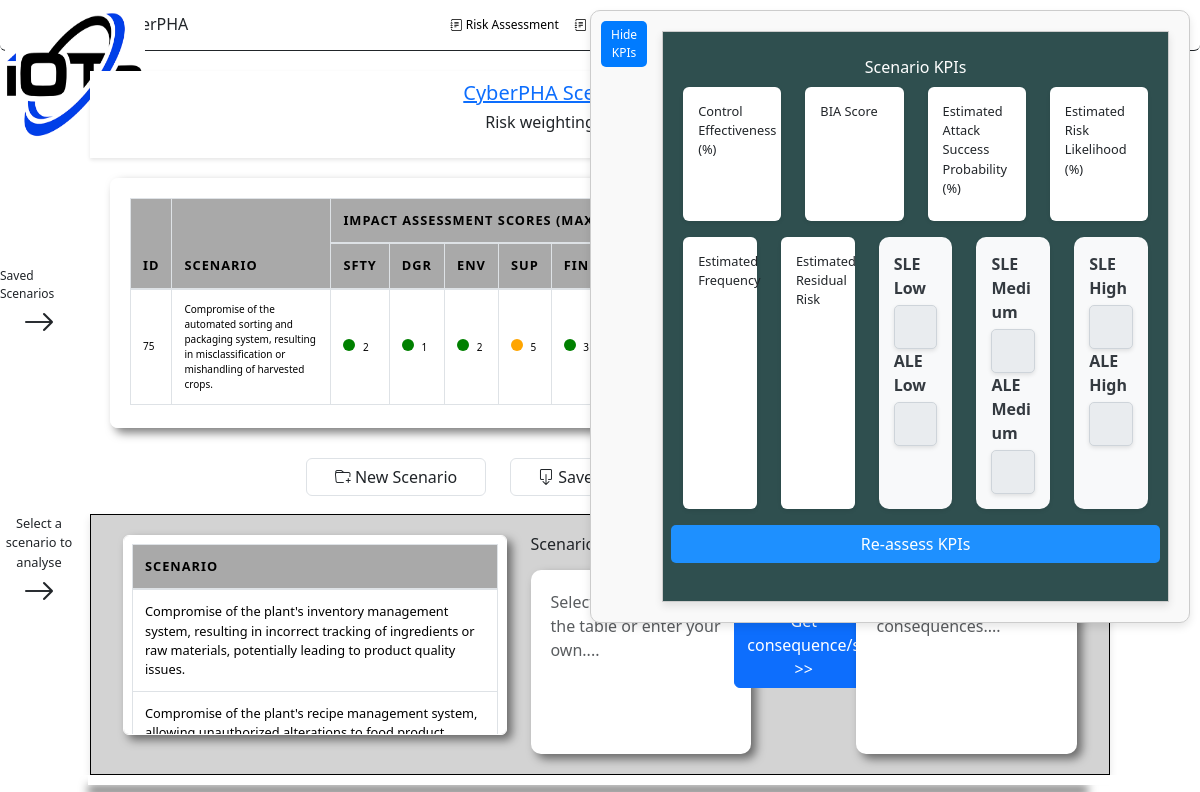
Before: /OTRisk/assess_cyberpha/ (signed in, upper part) with the older database file.
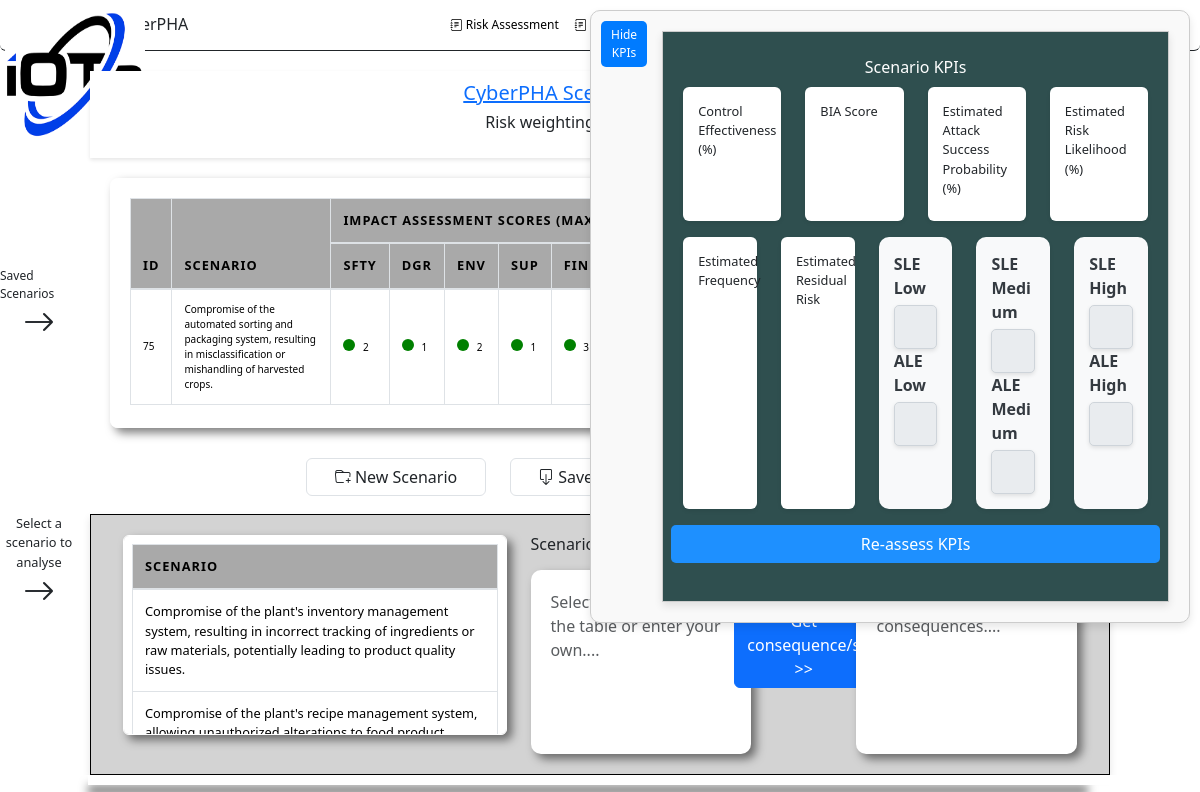
After: the same page with the newer database file.
### OTRisk/models/Model_CyberPHA.py (models this page shows, shortened)
class tblCyberPHAScenario(models.Model):
    ID = models.AutoField(primary_key=True)
    CyberPHA = models.ForeignKey(tblCyberPHAHeader, on_delete=models.CASCADE, db_column='CyberPHA')
    Scenario = models.CharField(max_length=255)
    ThreatClass = models.CharField(max_length=100)
    ThreatAgent = models.CharField(max_length=100)
    ThreatAction = models.CharField(max_length=100)
    Countermeasures = models.CharField(max_length=500)
    RiskCategory = models.CharField(max_length=100)
    Consequence = models.CharField(max_length=1000)
    impactSafety = models.IntegerField()
    impactDanger = models.IntegerField()
    impactProduction = models.IntegerField()
    impactFinance = models.IntegerField()
    impactReputation = models.IntegerField()
    impactEnvironment = models.IntegerField()
    impactRegulation = models.IntegerField()
    impactData = models.IntegerField()
    impactSupply = models.IntegerField()
    UEL = models.IntegerField()
    uel_threat = models.IntegerField()
    uel_vuln = models.IntegerField()
    uel_exposure = models.IntegerField()
    RRU = models.IntegerField()
    SM = models.IntegerField()
    MEL = models.IntegerField()
    RRM = models.IntegerField()
    SA = models.IntegerField()
    MELA = models.IntegerField()
    RRa = models.TextField()
    sl = models.IntegerField()
    recommendations = models.CharField(max_length=1000)
    Deleted = models.IntegerField()
    timestamp = models.DateTimeField()
    aro = models.IntegerField()
    sle = models.IntegerField()
    ale = models.IntegerField()
    countermeasureCosts = models.IntegerField()
    control_recommendations = models.TextField()
    justifySafety = models.TextField()
    justifyLife = models.TextField()
    justifyProduction = models.TextField()
    justifyFinancial = models.TextField()
    justifyReputation = models.TextField()
    justifyEnvironment = models.TextField()
    env_contaminant = models.TextField(null=True)
    env_ecosystem = models.TextField(null=True)
    env_contamination = models.TextField(null=True)
    env_population = models.TextField(null=True)
    env_wildlife = models.TextField(null=True)
    justifyRegulation = models.TextField()
    justifyData = models.TextField()
    justifySupply = models.TextField()
    userID = models.ForeignKey(User, on_delete=models.CASCADE, db_column='userID')
    standards = models.TextField()
    outage = models.TextField()
    outageDuration = models.IntegerField()
    outageCost = models.IntegerField()
    probability = models.TextField()
    likelihood = models.IntegerField()
    sle_low = models.IntegerField()
    sle_high = models.IntegerField()
    risk_register = models.BooleanField(default=False)
    safety_hazard = models.TextField()
    sis_outage = models.BooleanField(default=False)
    sis_compromise = models.BooleanField(default=False)
    risk_owner = models.TextField()
    RISK_PRIORITIES = [
        ('Low', 'Low'),
        ('Medium', 'Medium'),
        ('High', 'High'),
        ('Critical', 'Critical'),
    ]
    risk_priority = models.CharField(max_length=50, choices=RISK_PRIORITIES)
    RISK_RESPONSES = [
        ('Manage', 'Manage'),
        ('Mitigate', 'Mitigate'),
        ('Transfer', 'Transfer'),
        ('Accept', 'Accept')
    ]
    risk_response = models.CharField(max_length=50, choices=RISK_RESPONSES)
    RISK_STATUSES = [
        ('Open', 'Open'),
        ('Closed', 'Closed')
    ]
    risk_status = models.CharField(max_length=50, choices=RISK_STATUSES)
    risk_open_date = models.DateField()
    risk_close_date = models.DateField()
    control_effectiveness = models.IntegerField()
    frequency = models.DecimalField(max_digits=4, decimal_places=1)
    sl_a = models.PositiveSmallIntegerField(choices=SECURITY_LEVELS, default=0)
    dangerScope = models.TextField()
    ai_bia_score = models.IntegerField()
    ale_low = models.IntegerField()
    ale_high = models.IntegerField()
    ale_median = models.IntegerField()
    class Meta:
        db_table = 'tblCyberPHAScenario'

### OTRisk/views.py (the view)
# urls.py: path('assess_cyberpha/', views.assess_cyberpha, name='assess_cyberpha'),
@login_required()
def assess_cyberpha(request, cyberPHAID=None):
    if cyberPHAID:
        active_cyberpha = cyberPHAID
    else:
        active_cyberpha = request.GET.get('active_cyberpha', None)
        if active_cyberpha is None:
            active_cyberpha = request.session.get('cyberPHAID', 0)
    organization_id = request.session['user_organization']
    try:
        pha_record = tblCyberPHAHeader.objects.get(ID=active_cyberpha)
    except tblCyberPHAHeader.DoesNotExist:
        request.session.flush()
        return redirect('OTRisk:logout')
    if active_cyberpha is None:
        active_cyberpha = request.session.get('cyberPHAID', 0)
    try:
        record_owner_organization = UserProfile.objects.get(user=pha_record.UserID).organization_id
        user_organization = UserProfile.objects.get(user=request.user).organization_id
        if user_organization != record_owner_organization:
            request.session.flush()
            return redirect('OTRisk:logout')  # Redirect to logout path which will then redirect to login
    except (tblCyberPHAHeader.DoesNotExist, UserProfile.DoesNotExist):
        pass
    industry_id = tblIndustry.objects.get(Industry=pha_record.Industry).id
    tbl_scenarios = tblScenarios.objects.filter(industry_id=industry_id)
    custom_scenarios = CustomScenario.objects.filter(organization_id=organization_id)
    tbl_scenarios_list = [{'ID': obj.ID, 'Scenario': obj.Scenario} for obj in tbl_scenarios]
    custom_scenarios_list = [{'ID': obj.id, 'Scenario': obj.scenario} for obj in custom_scenarios]
    combined_scenarios = tbl_scenarios_list + custom_scenarios_list
    control_objectives = tblControlObjectives.objects.all()
    mitigation_measures = tblMitigationMeasures.objects.all()
    threat_intelligence = tblThreatIntelligence.objects.all().order_by('ThreatDescription')
    risk_categories = tblRiskCategories.objects.all().order_by('CategoryName')
    safeguards = tblSafeguards.objects.order_by('Safeguard').values('Safeguard').distinct()
    threatsources = tblThreatSources.objects.all().order_by('ThreatSource')
    threatactions = tblThreatActions.objects.all().order_by('ThreatAction')
    consequenceList = tblConsequence.objects.all().order_by('Consequence')
    standardslist = tblStandards.objects.all().order_by('standard')
    control_objectives = [json.loads(obj.ControlObjective) for obj in control_objectives]
    active_cyberpha_id = request.GET.get('active_cyberpha')
    description = ''
    if active_cyberpha_id is not None:
        try:
            description = tblCyberPHAHeader.objects.get(ID=active_cyberpha_id).Description
        except tblCyberPHAHeader.DoesNotExist:
            pass
    response = JsonResponse({'message': 'Success'})
    response['Access-Control-Allow-Origin'] = '*'  # Set the CORS header
    clicked_row_facility_name = request.session.get('clickedRowFacilityName', None)
    saved_scenarios = tblCyberPHAScenario.objects.filter(CyberPHA=active_cyberpha, Deleted=0)
    MitreControlAssessment_results = MitreControlAssessment.objects.filter(cyberPHA_id=active_cyberpha)
    control_assessments_data = serializers.serialize('json', MitreControlAssessment_results)
    return render(request, 'OTRisk/phascenariomgr.html', {
        'scenarios': combined_scenarios,
        'control_objectives': control_objectives,
        'mitigation_measures': mitigation_measures,
        'threat_intelligence': threat_intelligence,
        'risk_categories': risk_categories,
        'description': description,
        'safeguards': safeguards,
        'threatsources': threatsources,
        'threatactions': threatactions,
        'clicked_row_facility_name': clicked_row_facility_name,
        'saved_scenarios': saved_scenarios,
        'standardslist': standardslist,
        'MitreControlAssessment_results': control_assessments_data,
        'SECURITY_LEVELS': SECURITY_LEVELS
    })

### OTRisk/templates/OTRisk/phascenariomgr.html (shortened to what the changed rows need)
{% load static %}
<!DOCTYPE html>
<html>
<head>
<link href="https://cdn.jsdelivr.net/npm/bootstrap-icons@1.7.1/font/bootstrap-icons.css" rel="stylesheet">
<link rel="stylesheet" type="text/css" href="https://cdn.datatables.net/1.11.3/css/jquery.dataTables.css">
<link href="https://cdn.jsdelivr.net/npm/select2@4.1.0-rc.0/dist/css/select2.min.css" rel="stylesheet" />
<link rel="stylesheet" href="https://maxcdn.bootstrapcdn.com/bootstrap/4.5.2/css/bootstrap.min.css">
<link rel="stylesheet" href="https://cdnjs.cloudflare.com/ajax/libs/font-awesome/5.15.3/css/all.min.css"/>
{% load django_bootstrap5 %}
{% bootstrap_css %}
</head>
<body>
<form id="cyberpha-form">
<div class="row" style="height: 300px">
    <div class="col-md-1" style="background-color: white; display: flex; flex-direction: column; justify-content: center; align-items: center; height: 100%;">
        <div><h2><i class="bi bi-arrow-right"></i></h2></div>
    </div>
    <div class="col-md-10 " style="background-color: white; padding: 20px">
        <div class="table-wrap rounded-3" style="border: 3px #97979A; border-radius: 10px; box-shadow: 5px 5px 10px rgba(0, 0, 0, 0.5);  padding: 20px; background-color: white; height: 250px">
            <table id="userscenarioList" class="table table-hover table-bordered small small-font overflow-auto compact" style="background-color: white;">
                <thead>
                    <tr>
                        <th rowspan="2" >ID</th>
                        <th rowspan="2" style="width: 40%">Scenario</th>
                        <th colspan="9">Impact Assessment Scores (Max = 10)</th>
                        <th rowspan="2">Threat</th>
                        <th rowspan="2">Risk</th>
                    </tr>
                    <tr>
                        <th>Sfty</th>
                        <th>Dgr</th>
                        <th>Env</th>
                        <th>Sup</th>
                        <th>Fin</th>
                        <th>Ops</th>
                        <th>Data</th>
                        <th>Regs</th>
                        <th>Rep</th>
                    </tr>
                </thead>
                <tbody id="userscenarioListBody" style="font-size: 10px">
                  {% for saved_scenarios in saved_scenarios %}
                  <tr onclick="fillScenario({{ saved_scenarios.ID}}); highlightRow(this);">
                    <td>{{ saved_scenarios.ID }}</td>
                    <td>{{ saved_scenarios.Scenario }}</td>
                    <td>
                        {% if saved_scenarios.impactSafety < 4 %}
                            <span class="green-circle"></span>
                        {% elif saved_scenarios.impactSafety >= 4 and saved_scenarios.impactSafety < 8 %}
                            <span class="orange-circle"></span>
                        {% elif saved_scenarios.impactSafety >= 8 %}
                            <span class="red-circle"></span>
                        {% endif %}
                        {{ saved_scenarios.impactSafety }}
                    </td>
                    <td>
                        {% if saved_scenarios.impactDanger < 4 %}
                            <span class="green-circle"></span>
                        {% elif saved_scenarios.impactDanger  >= 4 and saved_scenarios.impactDanger  < 8 %}
                            <span class="orange-circle"></span>
                        {% elif saved_scenarios.impactDanger  >= 8 %}
                            <span class="red-circle"></span>
                        {% endif %}
                        {{ saved_scenarios.impactDanger  }}
                    </td>
                    <td>
                        {% if saved_scenarios.impactEnvironment < 4 %}
                            <span class="green-circle"></span>
                        {% elif saved_scenarios.impactEnvironment  >= 4 and saved_scenarios.impactEnvironment  < 8 %}
                            <span class="orange-circle"></span>
                        {% elif saved_scenarios.impactEnvironment  >= 8 %}
                            <span class="red-circle"></span>
                        {% endif %}
                        {{ saved_scenarios.impactEnvironment  }}
                    </td>
                  <td>
                      {% if saved_scenarios.impactSupply < 4 %}
                          <span class="green-circle"></span>
                      {% elif saved_scenarios.impactSupply >= 4 and saved_scenarios.impactSupply < 8 %}
                          <span class="orange-circle"></span>
                      {% elif saved_scenarios.impactSupply >= 8 %}
                          <span class="red-circle"></span>
                      {% endif %}
                      {{ saved_scenarios.impactSupply }}
                  </td>
                    <td>
                        {% if saved_scenarios.impactFinance < 4 %}
                            <span class="green-circle"></span>
                        {% elif saved_scenarios.impactFinance >= 4 and saved_scenarios.impactFinance < 8 %}
                            <span class="orange-circle"></span>
                        {% elif saved_scenarios.impactFinance >= 8 %}
                            <span class="red-circle"></span>
                        {% endif %}
                        {{ saved_scenarios.impactFinance }}
                    </td>
                    <td>
                    </td>
                    <td>
                    </td>
                    <td>
                    </td>
                    <td>
                    </td>
                    <td>{{ saved_scenarios.ThreatClass }}</td>
                    <td>{{ saved_scenarios.RiskCategory }}</td>
                    <td>
                        <a href="{% url 'OTRisk:deletescenario' saved_scenarios.ID saved_scenarios.CyberPHA.ID %}"
                           class="btn btn-danger"
                           onclick="return checkDeleteCondition();">Del</a>
                    </td>
                  </tr>
                  {% endfor %}
                </tbody>
              </table>
        </div>
    </div>
</div>
<br>
<div class="row small-font">
    <div class="col-md-1" style="background-color: white; display: flex; flex-direction: column; justify-content: center; align-items: center; height: 100%;">
        <div><h2><i class="bi bi-arrow-right"></i></h2></div>
    </div>
    <div class="col-md-10">
    <div class ="row" style="border: 1px solid #000000; box-shadow: 0 4px 8px rgba(0,0,0,0.1); padding: 20px; background-color: lightgrey">
        <div class="col-md-5 d-flex justify-content-center">
            <div class="table-wrap border border-white rounded p-2 table-container" >
                <table id="scenarioList" class="table table-hover table-bordered small small-font overflow-auto" style="width: 100%;">
                    <thead>
                        <tr>
                            <th>Scenario</th>
                        </tr>
                    </thead>
                </table>
    </div>
        </div>
    </div>
</div>
<br>
</div>
<br>
   <br>
</form>
</body>
</html>

Changed rows visible on the page:
changed tblCyberPHAScenario id 75: impactSupply "5" → "1"
